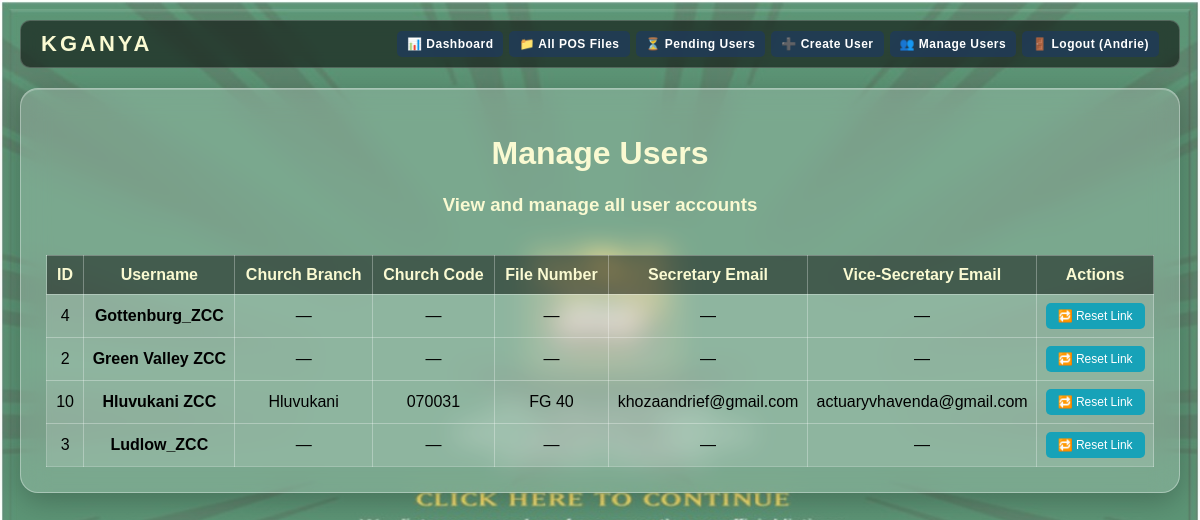
The page /manage-users (signed in) on the database its author committed.
### tables this page shows
CREATE TABLE users (
            id INTEGER PRIMARY KEY AUTOINCREMENT,
            username TEXT UNIQUE,
            password TEXT
        , secretary_phone TEXT, vice_secretary_phone TEXT, secretary_email TEXT, vice_secretary_email TEXT, church_code TEXT, church_file_number TEXT, church_branch_name TEXT, created_at TIMESTAMP, role TEXT DEFAULT 'user');

### Digital_Proof_Of_Service.py (the view)
@app.route("/manage-users")
@admin_required
def manage_users():
    conn = get_db_connection()
    cursor = conn.cursor()
    cursor.execute("SELECT * FROM users ORDER BY username")
    users = cursor.fetchall()
    conn.close()
    return render_template("manage_users.html", users=users)

### Digital_Proof_Of_Service.py (called while the page is built)
def dict_row_factory(cursor, row):
    keys = [col[0] for col in cursor.description] if cursor.description else []
    return RowDict(row, keys)

def get_db_connection():
    conn = sqlite3.connect(DB_PATH, timeout=30)
    conn.row_factory = dict_row_factory
    return conn

def admin_required(f):
    @wraps(f)
    def decorated(*args, **kwargs):
        if session.get("role") not in ["admin", "superadmin"]:
            flash("Admin access required.", "error")
            return redirect("/login")
        return f(*args, **kwargs)
    return decorated

@app.context_processor
def inject_globals():
    return {
        'app_name': 'KGANYA',
        'app_tagline': 'Lighting The Way Through Service',
        'current_year': datetime.now().year
    }

    def __getitem__(self, key):
        idx = self._keys.index(key)
        return self._row[idx]

### templates/manage_users.html (shortened to what this page needs)
{% extends "base.html" %}
{% block navbar %}
<div class="navbar">
    <a href="/admin" class="navbar-brand">KGANYA</a>
    <ul class="navbar-nav">
        <li><a href="/admin">📊 Dashboard</a></li>
        <li><a href="/all-pos-files">📁 All POS Files</a></li>
        <li><a href="/admin/pending-users">⏳ Pending Users</a></li>
        <li><a href="/admin/create-user">➕ Create User</a></li>
        <li><a href="/manage-users">👥 Manage Users</a></li>
        <li><a href="/logout">🚪 Logout ({{ session.username }})</a></li>
    </ul>
</div>
{% endblock %}
{% block content %}
<div class="container">
    <h1>Manage Users</h1>
    <h3>View and manage all user accounts</h3>
    {% if users %}
    <div class="table-container">
        <table>
            <thead>
                <tr>
                    <th>ID</th>
                    <th>Username</th>
                    <th>Church Branch</th>
                    <th>Church Code</th>
                    <th>File Number</th>
                    <th>Secretary Email</th>
                    <th>Vice-Secretary Email</th>
                    <th>Actions</th>
                </tr>
            </thead>
            <tbody>
                {% for user in users %}
                <tr>
                    <td>{{ user.id }}</td>
                    <td><strong>{{ user.username }}</strong></td>
                    <td>{{ user.church_branch_name or '—' }}</td>
                    <td>{{ user.church_code or '—' }}</td>
                    <td>{{ user.church_file_number or '—' }}</td>
                    <td>{{ user.secretary_email or '—' }}</td>
                    <td>{{ user.vice_secretary_email or '—' }}</td>
                    <td>
                        <div style="display: flex; gap: 5px; justify-content: center;">
                            <form action="/resend-reset-link" method="POST" style="display: inline;" onsubmit="return confirmResend('{{ user.username }}')">
                                <button type="submit" style="margin-top: 0; background: #17a2b8; font-size: 12px; padding: 6px 12px;" title="Send new password reset link">🔁 Reset Link</button>
                            </form>
                        </div>
                    </td>
                </tr>
                {% endfor %}
            </tbody>
        </table>
    </div>
    {% else %}
    <p style="color: white; text-align: center; padding: 40px;">No users found in the system.</p>
    {% endif %}
</div>
{% endblock %}

### rows shown on the page
users: id "4", username "Gottenburg_ZCC", church_branch_name "—", church_code "—", church_file_number "—", secretary_email "—", vice_secretary_email "—"
users: id "2", username "Green Valley ZCC", church_branch_name "—", church_code "—", church_file_number "—", secretary_email "—", vice_secretary_email "—"
users: id "10", username "Hluvukani ZCC", church_branch_name "Hluvukani", church_code "070031", church_file_number "FG 40", secretary_email "khozaandrief@gmail.com", vice_secretary_email "actuaryvhavenda@gmail.com"
users: id "3", username "Ludlow_ZCC", church_branch_name "—", church_code "—", church_file_number "—", secretary_email "—", vice_secretary_email "—"

### other values the page prints
{{ session.username }} "Andrie"
